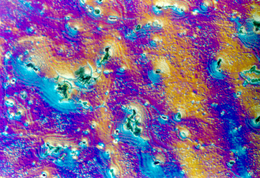
%> input picture alu.tif, 260 x 178 px, shrunk from 572 x 392 before the run
$ octave YCbCrConversion.m   (GNU Octave 9; MATLAB toolbox functions it lacks are replaced by stand-ins)
%> lines starting %> are read from the running program, lines starting %| are printed output that depends on the picture
### RGBtoYCbCr.m
function [newImg] = RGBtoYCbCr(img, YCbCr, const)
% RGBtoYCbCr will convert a given image to YCbCr format


[r,c, d]= size(img);
R= img(:,:,1);
G= img(:,:,2);
B= img(:,:,3);
newImg= zeros(size(img));

% Convert image from RGB to YCbCr
for i=1:r
    for j=1:c

        % get RGB values for pixel
        R(i,j)= img(i,j,1);
        G(i,j)= img(i,j,2);
        B(i,j)= img(i,j,3);

        % combine values into one matrix
        rgb= [R(i,j); G(i,j); B(i,j)];

        % perform conversion and set pixel
        Sol= YCbCr*rgb + const;
        newImg(i,j,:)= Sol;
    end
end
end

### FourTwoZeroSubSample.m
function [subImg] = FourTwoZeroSubSample(img)
%FourTwoZeroSubSample Subsamples a given image with 4:2:0 subsampling
disp("running subsample")
[r,c,~]=size(img);
subImg= img;

% Perform subsampling
for i=1:2:r
    for j=1:2:c
        if i < r && j < c

            % ensure the image keeps correct luminance
            subImg(i+1,j,1)= img(i+1,j,1);
            subImg(i,j+1,1)= img(i,j+1,1);
            subImg(i+1,j+1,1)= img(i+1,j+1,1);
            subImg(i,j,1)= img(i,j,1);

            % convert 4 Cb values to subsampled value
            subImg(i, j, 2)= img(i,j, 2);
            subImg(i+1, j+1, 2)= img(i,j, 2);
            subImg(i+1, j, 2)= img(i,j, 2);
            subImg(i, j+1, 2)= img(i,j, 2);

            % convert 4 Cr values to subsampled value
            subImg(i, j, 3)= img(i,j, 3);
            subImg(i+1, j+1, 3)= img(i,j, 3);
            subImg(i, j+1, 3)= img(i,j, 3);
            subImg(i+1, j, 3)= img(i,j, 3);
        end
    end
end
end

### YCbCrtoRGB.m
function [newImg] = YCbCrtoRGB(img,YCbCrToRGBMatrix)
%YCbCrtoRGB will convert given image from YCbCr to RGB

[r,c,d]= size(img);
newImg= img;

% Convert image from YCbCr to RGB
for i=1:r
    for j=1:c

        % Get YCbCr values for pixel
        Y(i,j)= img(i,j,1);
        Cb(i,j)= img(i,j,2);
        Cr(i,j)= img(i,j,3);

        % Combine values into one matrix
        comp= [Y(i,j); Cb(i,j)-0.5; Cr(i,j)-0.5];

        % perform conversion and set pixel
        Sol= YCbCrToRGBMatrix * comp;
        newImg(i,j,:)= Sol;
    end
end
end

### FourTwoZeroCositedSample.m
function [subImg] = FourTwoZeroCositedSample(img)
%FourTwoZeroCositedSample performs 4:2:0 co-sited subsample on an image

[r,c,d]= size(img);
subImg= img;

% Perform co-sited subsampling
for i=1:2:r
    for j=1:2:c
        if i < r && j < c

            % ensure the image keeps correct luminance
            subImg(i+1,j,1)= img(i+1,j,1);
            subImg(i,j+1,1)= img(i,j+1,1);
            subImg(i+1,j+1,1)= img(i+1,j+1,1);
            subImg(i,j,1)= img(i,j,1);

            % convert 4 Cb values to subsampled value
            subImg(i, j, 2)= img(i,j, 2);
            subImg(i+1, j+1, 2)= img(i,j, 2);
            subImg(i+1, j, 2)= img(i,j, 2);
            subImg(i, j+1, 2)= img(i,j, 2);

            % convert 4 Cr values to subsampled value
            subImg(i, j, 3)= img(i,j+1, 3);
            subImg(i, j+1, 3)= img(i,j+1, 3);
            subImg(i+1, j, 3)= img(i,j+1, 3);
            subImg(i+1, j+1, 3)= img(i,j+1, 3);
        end
    end
end
end

### YCbCrConversion.m
clear all;

% Team: Team Team-Team
% CS 443-01
% 05-02-22

% Load images to subsample
img1=imread('alu.tif');
%> img1 is the input picture: size 178x260x3 uint8; mean R, G, B 127.4, 97, 150.2
img2=imread('pepper.png');
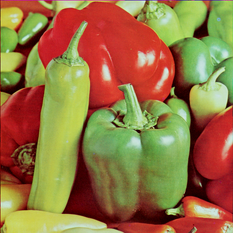
%> input picture pepper.png, 233 x 233 px, shrunk from 512 x 512 before the run
%> img2 is the input picture: size 233x233x3 uint8; mean R, G, B 149.9, 115.7, 66.5

% Normalize images
img1= double(img1)./255;
%> img1: size 178x260x3 double
img2= double(img2)./255;
%> img2: size 233x233x3 double

% Copy the images into new variables
newImg1= img1;  % for normal subsample
newImg2= img2;  % for normal subsample
newImg3= img1;  % for cosited
newImg4= img2;  % for cosited

% Conversion matrices
YCbCr = [0.299 0.587 0.114; -0.16874 -0.33126 0.5; 0.5 -0.41869 -0.08131];
YCbCrToRGBMatrix= [1 0 1.402; 1 -0.34414 -0.71414; 1 1.77200 0];
const = [0; 0.5; 0.5];

% Subsample 4:2:0 Image 1
newImg1= RGBtoYCbCr(newImg1, YCbCr, const);
newImg1 = FourTwoZeroSubSample(newImg1);
newImg1= YCbCrtoRGB(newImg1, YCbCrToRGBMatrix);

% Co-sited 4:2:0 Image 1
newImg3= RGBtoYCbCr(newImg3, YCbCr, const);
newImg3 = FourTwoZeroCositedSample(newImg3);
newImg3= YCbCrtoRGB(newImg3, YCbCrToRGBMatrix);

% Subsample 4:2:0 Image 2
newImg2= RGBtoYCbCr(newImg2, YCbCr, const);
newImg2 = FourTwoZeroSubSample(newImg2);
newImg2= YCbCrtoRGB(newImg2, YCbCrToRGBMatrix);
%> call 3 of YCbCrtoRGB, with YCbCrToRGBMatrix = [1 0 1.4; 1 -0.344 -0.714; 1 1.77 0]
%> after the loop in YCbCrtoRGB (call 3), `for i=1:r`:
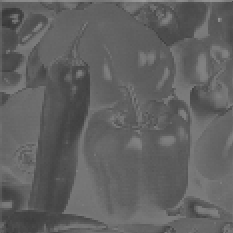
%> Cb: size 233x233 double; min 0.225, max 0.619, mean 0.382
%> after the loop in YCbCrtoRGB (call 3), `for i=1:r`:
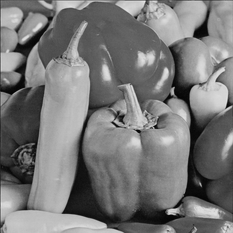
%> Y: size 233x233 double; min 0.00586, max 0.926, mean 0.472

% Co-sited 4:2:0 Image 2
newImg4= RGBtoYCbCr(newImg4, YCbCr, const);
newImg4 = FourTwoZeroCositedSample(newImg4);
%> after the loop in FourTwoZeroCositedSample (call 2), `for i=1:2:r`:
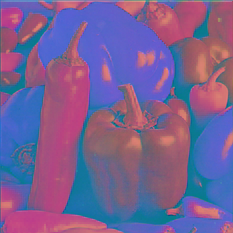
%> subImg: size 233x233x3 double; mean R, G, B 0.472, 0.382, 0.583; mean of the top-left, top-right, bottom-left and bottom-right quarters 0.491, 0.491, 0.467, 0.466
newImg4= YCbCrtoRGB(newImg4, YCbCrToRGBMatrix);
%> call 4 of YCbCrtoRGB, with YCbCrToRGBMatrix = [1 0 1.4; 1 -0.344 -0.714; 1 1.77 0]
%> after the loop in YCbCrtoRGB (call 4), `for i=1:r`:
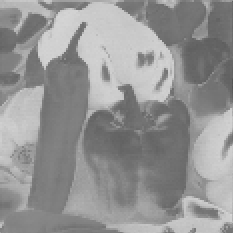
%> Cr: size 233x233 double; min 0.327, max 0.837, mean 0.583
%> after the loop in YCbCrtoRGB (call 4), `for i=1:r`:
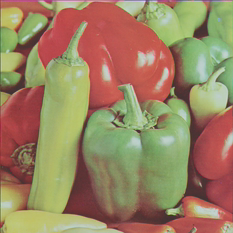
%> newImg: size 233x233x3 double; mean R, G, B 0.588, 0.453, 0.263; mean of the top-left, top-right, bottom-left and bottom-right quarters 0.437, 0.489, 0.424, 0.389; drawn with min black and max white

% Plot all 4 images
subplot(2,2,1),imshow(newImg1);
subplot(2,2,2),imshow(newImg3);
subplot(2,2,3),imshow(newImg2);
subplot(2,2,4),imshow(newImg4);
%> after `imshow(newImg4)`:
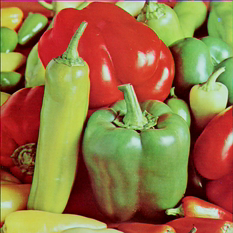
%> displayed picture: size 233x233x3, on the screen's scale of 0 to 255; mean R, G, B 149.9, 115.7, 67.2

% Save each image to a file
imwrite(newImg1,"alu_Subsample.png");
imwrite(newImg3,"alu_cosited.png");
imwrite(newImg2,"pepper_Subsample.png");
imwrite(newImg4,"pepper_cosited.png");
